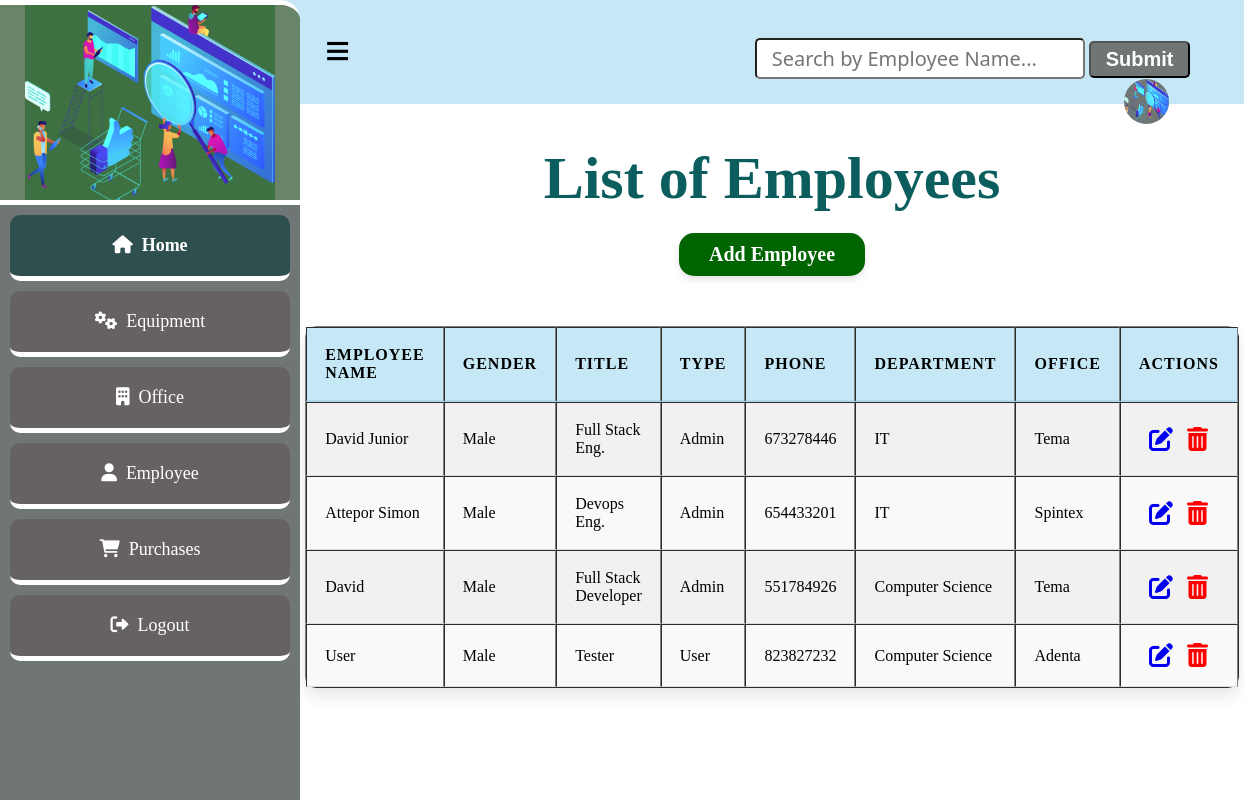
Screenshot of /employee with the database file from the repository.
### app.py (models this page shows, shortened)
class Employee(db.Model):
    __tablename__="employees"
    id=db.Column(db.Integer, primary_key=True)
    password=db.Column(db.String(20))
    employee_name=db.Column(db.String(20))
    gender=db.Column(db.String(6))
    title=db.Column(db.String(10))
    type=db.Column(db.String(10))
    phone_number=db.Column(db.Integer)
    department=db.Column(db.String(50))
    location=db.Column(db.Integer, db.ForeignKey('locations.id'))
    location_rel=db.relationship('Location', backref='employees_location')
    equipment_rel=db.relationship('Equipment', backref='equipment_employee')

### app.py (the view)
@app.route('/employee')
def employee_index():
    employees = Employee.query.all()
    return render_template ('employeeList.html', employees = employees)

### app.py (called while the page is built)
@app.before_request
def create_table():
    db.create_all()

### templates/employeeList.html (shortened to what this page needs)
<!DOCTYPE html>
<html lang="en">
<head>
    <link
    rel="stylesheet"
    href="{{ url_for('static', filename='main.css') }}"
    />
    <link rel="stylesheet" href="https://cdnjs.cloudflare.com/ajax/libs/font-awesome/4.7.0/css/font-awesome.min.css">
    <link rel="stylesheet" href="https://cdnjs.cloudflare.com/ajax/libs/font-awesome/6.0.0-beta3/css/all.min.css">
  </head>
<body>
    <div class="header">
      <a href="#" id="sidebar-icon">&#8801;</a>
      <input type="search" id="query" name="search" placeholder="Search by Employee Name...">
      <button id="search-button">Submit</button>
      <a href="#"><img src="{{ url_for('static', filename='bg4.png') }}" alt=""></a>
    </div>
    <section class="sidebar">
        <div class="logo">
            <img src="{{ url_for('static', filename='bg4.png') }}" alt="logo">
        </div>
        <div class="content">
          <a href="/entry_point" class="home active"><i class="fas fa-home"></i>&nbsp; Home</a>
          <a href="/equipment" class="home"><i class="fas fa-cogs"></i>&nbsp;  Equipment</a>
          <a href="/location" class="home"><i class="fas fa-building"></i>&nbsp;  Office</a>
          <a href="/employee" class="home"><i class="fas fa-user"></i>&nbsp;  Employee</a>
          <a href="/purchase" class="home"><i class="fas fa-shopping-cart"></i> &nbsp; Purchases</a>
          <a href="/login" class="home"><i class="fas fa-sign-out-alt"></i>&nbsp;  Logout</a>
        </div>
    </section>
    <h1 class="marquee">List of Employees</h1>
    <div class="location-form">
      <a href="/add-employee" class="btn1">Add Employee</a>
      <table border="1" style="overflow:auto;">
        <thead>
          <tr>
            <th>Employee Name</th>
            <th>Gender</th>
            <th>Title</th>
            <th>Type</th>
            <th>Phone</th>
            <th>Department</th>
            <th>Office</th>
            <th>Actions</th>
          </tr>
        </thead>
        <tbody id="table-results">
          {% for employee in employees  %}
            <tr>
              <td>{{ employee.employee_name }}</td>
              <td>{{ employee.gender}}</td>
              <td>{{ employee.title}}</td>
              <td>{{ employee.type}}</td>
              <td>{{ employee.phone_number}}</td>
              <td>{{ employee.department}}</td>
              <td>{{ employee.location}}</td>
              <td class="action">
                <a href="/edit_employee{{ employee.id }}"><i class="fa fa-edit" style="font-size:24px"></i></a>
                <a href="/delete_employee{{ employee.id }}"><i class="fa fa-trash-o" style="font-size:24px"></i></a>
              </td>
            </tr>
          {% endfor %}
        </tbody>
      </table>
    </div>
</body>
</html>

### static/main.css (style rules this page uses)
body { margin: 0; padding: 0; font-family: Verdana; }
.header { background: #c6e8f6; padding: 25px; }
.header input { padding: 5px 15px; font-size: 20px; font-family:'Segoe UI', Tahoma, Geneva, Verdana, sans-serif; border-radius: 5px; margin-left: 400px; }
.header button { padding: 5px 15px; font-size: 20px; border-radius: 5px; background: #707576; color: #fff; font-weight: bold; }
.header img { width: 45px; height: 45px; background: #707576; border-radius: 50%; float: right; justify-content: center; margin-right: 50px; }
#sidebar-icon { content: "\25C2"; margin-left: 300px; font-size: 45px; border-radius: 5px; text-decoration: none; color: #000; font-weight: bold; }
.sidebar { position: fixed; top: 0; left: 0; width: 300px; height: 100vh; background: #707576; border-top: 5px solid #fff; border-radius: 0 20px 20px 0; overflow: hidden; transition: transform 0.3s ease, background 0.3s ease; }
.logo { width: 300px; height: 200px; background: rgba(104, 135, 106, 0.938); display: flex; justify-content: center; align-items: center; }
.logo img { width: 250px; display: block; margin: auto; background-color: rgba(59, 112, 63, 0.938); }
.content { background: #707576; width: 300px; height: calc(100vh - 200px); position: fixed; top: 200px; z-index: 1; border-top: 5px solid #fff; overflow-y: auto; }
.content a { display: flex; text-decoration: none; color: #fff; font-size: 18px; border-bottom: 5px solid white; padding: 20px; justify-content: center; transition: background 0.3s ease, transform 0.3s ease; border-radius: 10px; margin: 10px; }
.home { border: none; outline: none; padding: 10px 16px; background: #666262; cursor: pointer; }
.active, .home:hover { background: darkslategrey; color: black; font-weight: bold; }
h1 { display: flex; font-size: 60px; flex-wrap: wrap; justify-content: center; gap: 50px; margin-left: 300px; text-align: center; margin-top: 40px; color: rgb(12, 94, 94); }
.location-form { display: flex; justify-content: center; align-items: center; flex-direction: column; margin-left: 300px; }
table { width: 90%; max-width: 1000px; border-collapse: separate; border-spacing: 0; margin-top: 30px; margin-left: auto; margin-right: auto; background: #ffffff; border-radius: 12px; overflow: hidden; box-shadow: 0 8px 16px rgba(0, 0, 0, 0.1); }
th, td { padding: 18px; text-align: left; font-size: 1em; border-bottom: 1px solid #ddd; }
th { background-color: #c6e8f6; font-weight: bold; text-transform: uppercase; letter-spacing: 1px; border-bottom: 2px solid #b0d8ec; }
tbody tr:nth-child(even) { background-color: #f9f9f9; }
tbody tr:nth-child(odd) { background-color: #f1f1f1; }
.btn1 { background: darkgreen; color: #fff; font-size: 1em; padding: 10px 30px; border-radius: 15px; transition: background-color 0.25s, box-shadow 0.25s, transform 0.25s; margin-bottom: 20px; text-decoration: none; font-size: 20px; display: block; margin-top: -20px; font-weight: bold; box-shadow: 0 4px 6px rgba(0, 0, 0, 0.1); }
.marquee { text-align: center; }
.action a { margin-left: 10px; }
.action .fa-trash-o { color: red; }

### rows the page displays
Employee: employee_name "David Junior", gender "Male", title "Full Stack Eng.", type "Admin", phone_number "673278446", department "IT", location "Tema"
Employee: employee_name "Attepor Simon", gender "Male", title "Devops Eng.", type "Admin", phone_number "654433201", department "IT", location "Spintex"
Employee: employee_name "David", gender "Male", title "Full Stack Developer", type "Admin", phone_number "551784926", department "Computer Science", location "Tema"
Employee: employee_name "User", gender "Male", title "Tester", type "User", phone_number "823827232", department "Computer Science", location "Adenta"
